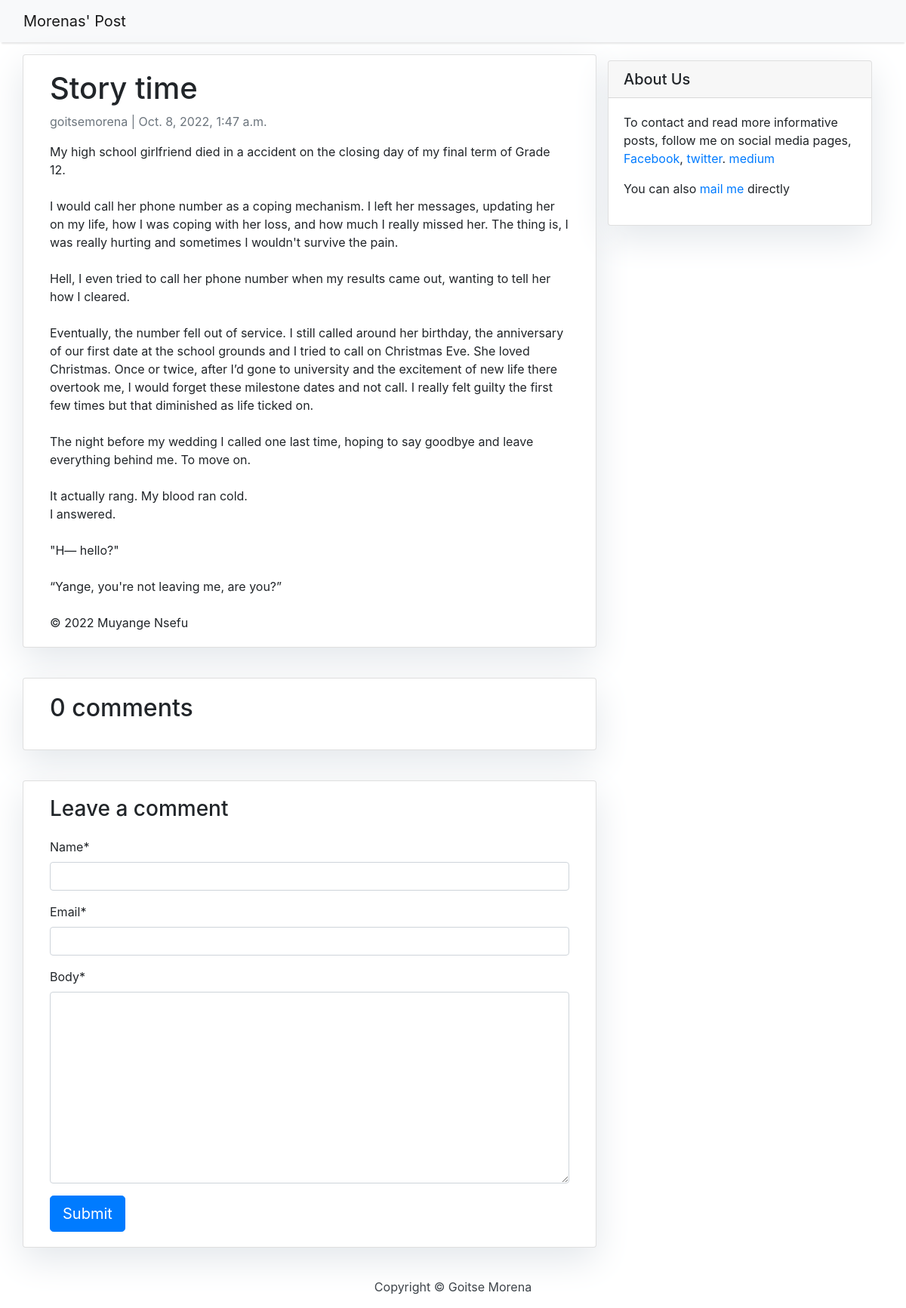
/story-time/, run on the app's committed database.
### blog/models.py (models this page shows, shortened)
class Post(models.Model):
    title = models.CharField(max_length=200, unique=True)
    slug = models.SlugField(max_length=200, unique=True)
    author = models.ForeignKey(
        User, on_delete=models.CASCADE, related_name="blog_posts"
    )
    updated_on = models.DateTimeField(auto_now=True)
    content = models.TextField()
    created_on = models.DateTimeField(auto_now_add=True)
    status = models.IntegerField(choices=STATUS, default=0)
    class Meta:
        ordering = ["-created_on"]

### blog/views.py (the view)
# urls.py: path("<slug:slug>/", views.post_detail, name="post_detail"),
def post_detail(request, slug):
    template_name = "post_detail.html"
    post = get_object_or_404(Post, slug=slug)
    comments = post.comments.filter(active=True).order_by("-created_on")
    new_comment = None
    if request.method == "POST":
        comment_form = CommentForm(data=request.POST)
        if comment_form.is_valid():
            new_comment = comment_form.save(commit=False)
            new_comment.post = post
            new_comment.save()
    else:
        comment_form = CommentForm()
    return render(
        request,
        template_name,
        {
            "post": post,
            "comments": comments,
            "new_comment": new_comment,
            "comment_form": comment_form,
        },
    )

### blog/forms.py
class CommentForm(forms.ModelForm):
    class Meta:
        model = Comment
        fields = ("name", "email", "body")

### templates/post_detail.html (shortened to what this page needs)
{% extends 'base.html' %} {% block content %}
    {% load crispy_forms_tags %}
    <div class="container">
        <div class="row">
            <div class="col-md-8 card mb-4  mt-3 left  top">
                <div class="card-body">
                    <h1>{% block title %} {{ post.title }} {% endblock title %}</h1>
                    <p class=" text-muted">{{ post.author }} | {{ post.created_on }}</p>
                    <p class="card-text ">{{ post.content | safe }}</p>
                </div>
            </div>
            {% block sidebar %} {% include 'sidebar.html' %} {% endblock sidebar %}
            <div class="col-md-8 card mb-4  mt-3 ">
                <div class="card-body">
                    {% with comments.count as total_comments %}
                        <h2>{{ total_comments }} comments</h2>
                    {% endwith %}
                </div>
            </div>
            <div class="col-md-8 card mb-4  mt-3 ">
                <div class="card-body">
                    {% if new_comment %}
                        <div class="alert alert-success" role="alert">
                            Your comment is awaiting moderation
                        </div>
                    {% else %}
                        <h3>Leave a comment</h3>
                        <form method="post" style="margin-top: 1.3em;">
                            {{ comment_form | crispy }}
                            <button type="submit" class="btn btn-primary  btn-lg">Submit</button>
                        </form>
                    {% endif %}
                </div>
            </div>
        </div>
    </div>
{% endblock content %}

### static/css/base.css (style rules this page uses)
body { font-family: "Roboto", sans-serif; font-size: 17px; background-color: #fdfdfd; }
.card { box-shadow: 0 16px 48px #E3E7EB; }

### data on the page
Post: title "Story time", author "goitsemorena", created_on "Oct. 8, 2022, 1:47 a.m.", content "My high school girlfriend died in a accident on the closing day of my final term of Grade 12. I would call her phone number as a coping mechanism. I left her messages, updating her on my life, how I was coping with her loss, and how much I really missed her. The thing is, I was really hurting and sometimes I wouldn't survive the pain. Hell, I even tried to call her phone number when my results came out, wanting to tell her how I cleared. Eventually, the number fell out of service. I still called around her birthday, the anniversary of our first date at the school grounds and I tried to call on Christmas Eve. She loved Christmas. Once or twice, after I’d gone to university and the excitement…"

### other printed values
{{ total_comments }} "0"
